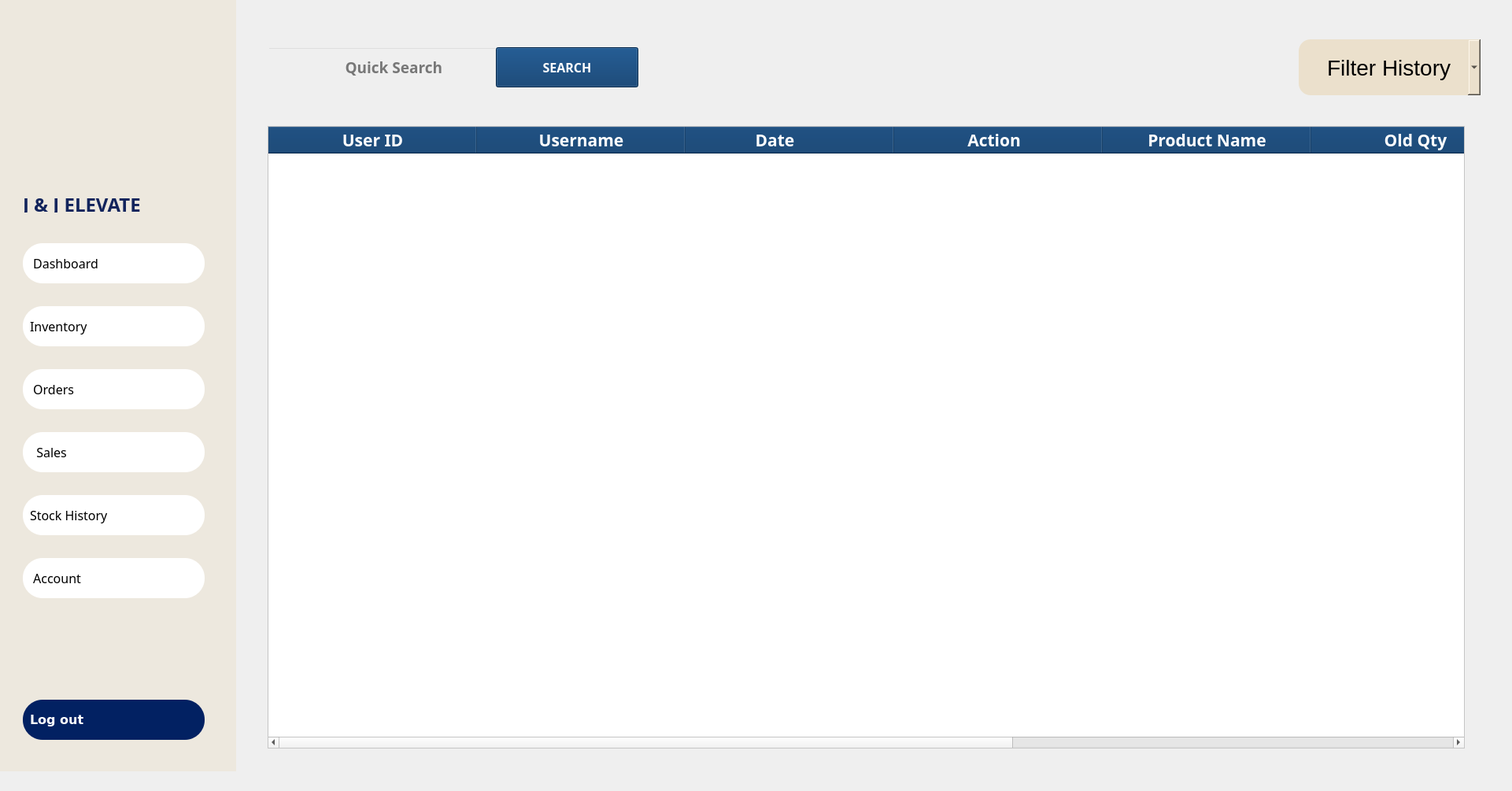
<?xml version="1.0" encoding="UTF-8"?>
<ui version="4.0">
 <class>OWNER_STOCKHISTORY</class>
 <widget class="QWidget" name="OWNER_STOCKHISTORY">
  <property name="geometry">
   <rect>
    <x>0</x>
    <y>0</y>
    <width>1921</width>
    <height>1005</height>
   </rect>
  </property>
  <property name="windowTitle">
   <string>Form</string>
  </property>
  <widget class="QTableWidget" name="tableWidget_StockHistory">
   <property name="geometry">
    <rect>
     <x>340</x>
     <y>160</y>
     <width>1521</width>
     <height>791</height>
    </rect>
   </property>
   <property name="font">
    <font>
     <family>Montserrat SemiBold</family>
     <pointsize>16</pointsize>
     <weight>75</weight>
     <bold>true</bold>
    </font>
   </property>
   <property name="styleSheet">
    <string notr="true">QTableWidget {
    background-color: white;
    gridline-color: lightgray;
}

QHeaderView::section {
    background-color: #003366; /* light pink headers */
    color: #ffffff;
    font-weight: bold;
}
</string>
   </property>
   <attribute name="horizontalHeaderDefaultSectionSize">
    <number>265</number>
   </attribute>
   <column>
    <property name="text">
     <string>User ID</string>
    </property>
    <property name="font">
     <font>
      <family>Montserrat SemiBold</family>
      <pointsize>14</pointsize>
      <weight>75</weight>
      <bold>true</bold>
     </font>
    </property>
   </column>
   <column>
    <property name="text">
     <string>Username</string>
    </property>
    <property name="font">
     <font>
      <family>Montserrat SemiBold</family>
      <pointsize>14</pointsize>
      <weight>75</weight>
      <bold>true</bold>
     </font>
    </property>
   </column>
   <column>
    <property name="text">
     <string>Date       </string>
    </property>
    <property name="font">
     <font>
      <family>Montserrat SemiBold</family>
      <pointsize>14</pointsize>
      <weight>75</weight>
      <bold>true</bold>
     </font>
    </property>
   </column>
   <column>
    <property name="text">
     <string>Action  </string>
    </property>
    <property name="font">
     <font>
      <family>Montserrat SemiBold</family>
      <pointsize>16</pointsize>
      <weight>75</weight>
      <bold>true</bold>
     </font>
    </property>
   </column>
   <column>
    <property name="text">
     <string>Product Name</string>
    </property>
    <property name="font">
     <font>
      <family>Montserrat SemiBold</family>
      <pointsize>16</pointsize>
      <weight>75</weight>
      <bold>true</bold>
     </font>
    </property>
   </column>
   <column>
    <property name="text">
     <string>Old Qty</string>
    </property>
    <property name="font">
     <font>
      <family>Montserrat SemiBold</family>
      <pointsize>16</pointsize>
      <weight>75</weight>
      <bold>true</bold>
     </font>
    </property>
   </column>
   <column>
    <property name="text">
     <string>New Qty</string>
    </property>
    <property name="font">
     <font>
      <family>Montserrat SemiBold</family>
      <pointsize>16</pointsize>
      <weight>75</weight>
      <bold>true</bold>
     </font>
    </property>
   </column>
   <column>
    <property name="text">
     <string>Updated At</string>
    </property>
    <property name="font">
     <font>
      <family>Montserrat SemiBold</family>
      <pointsize>16</pointsize>
      <weight>75</weight>
      <bold>true</bold>
     </font>
    </property>
   </column>
  </widget>
  <widget class="QFrame" name="LeftMenuBar">
   <property name="geometry">
    <rect>
     <x>-1</x>
     <y>-1</y>
     <width>301</width>
     <height>981</height>
    </rect>
   </property>
   <property name="font">
    <font>
     <pointsize>14</pointsize>
    </font>
   </property>
   <property name="styleSheet">
    <string notr="true">background-color: rgba(235, 224, 204, 0.47); /* #ebe0cc with 47% opacity */</string>
   </property>
   <property name="frameShape">
    <enum>QFrame::NoFrame</enum>
   </property>
   <property name="frameShadow">
    <enum>QFrame::Raised</enum>
   </property>
   <widget class="QLabel" name="JJelevate_text">
    <property name="geometry">
     <rect>
      <x>30</x>
      <y>250</y>
      <width>251</width>
      <height>21</height>
     </rect>
    </property>
    <property name="font">
     <font>
      <family>Montserrat ExtraBold</family>
      <pointsize>18</pointsize>
      <weight>75</weight>
      <bold>true</bold>
     </font>
    </property>
    <property name="styleSheet">
     <string notr="true">color: #12245c; 
background: transparent;
</string>
    </property>
    <property name="text">
     <string>J &amp; J ELEVATE</string>
    </property>
    <property name="scaledContents">
     <bool>true</bool>
    </property>
   </widget>
   <widget class="QLabel" name="Logo">
    <property name="geometry">
     <rect>
      <x>30</x>
      <y>50</y>
      <width>241</width>
      <height>171</height>
     </rect>
    </property>
    <property name="styleSheet">
     <string notr="true">background: transparent;</string>
    </property>
    <property name="text">
     <string/>
    </property>
    <property name="pixmap">
     <pixmap>../../../../Documents/assets/images/JJLOGO.png</pixmap>
    </property>
    <property name="scaledContents">
     <bool>true</bool>
    </property>
    <property name="alignment">
     <set>Qt::AlignCenter</set>
    </property>
   </widget>
   <widget class="QPushButton" name="pushButton_Dashboard">
    <property name="geometry">
     <rect>
      <x>30</x>
      <y>310</y>
      <width>231</width>
      <height>51</height>
     </rect>
    </property>
    <property name="font">
     <font>
      <family>Montserrat Medium</family>
      <pointsize>12</pointsize>
      <weight>50</weight>
      <italic>false</italic>
      <bold>false</bold>
     </font>
    </property>
    <property name="styleSheet">
     <string notr="true">QPushButton {
    background-color: white;
    color: black;
    border-radius: 25px;
    padding: 9px;
text-align: left;
}
QPushButton:hover {
    background-color:#c25b55;
color:black;
font-weight: 700;
}
QPushButton#activeButton {
    background-color:#c25b55;
color:black;
font-weight: 700;
}
</string>
    </property>
    <property name="text">
     <string> Dashboard   </string>
    </property>
    <property name="icon">
     <iconset>
      <normaloff>../../../../Documents/assets/images/dashboard_icon.svg</normaloff>../../../../Documents/assets/images/dashboard_icon.svg</iconset>
    </property>
    <property name="iconSize">
     <size>
      <width>40</width>
      <height>40</height>
     </size>
    </property>
   </widget>
   <widget class="QPushButton" name="pushButton_Inventory">
    <property name="geometry">
     <rect>
      <x>30</x>
      <y>390</y>
      <width>231</width>
      <height>51</height>
     </rect>
    </property>
    <property name="font">
     <font>
      <family>Montserrat Medium</family>
      <pointsize>12</pointsize>
     </font>
    </property>
    <property name="styleSheet">
     <string notr="true">QPushButton {
    background-color: white;
    color: black;
    border-radius: 25px;
    padding: 9px;
text-align: left;
}
QPushButton:hover {
    background-color:#c25b55;
color:black;
font-weight: 700;
}
QPushButton#activeButton {
    background-color:#c25b55;
color:black;
font-weight: 700;
}
</string>
    </property>
    <property name="text">
     <string>Inventory</string>
    </property>
    <property name="icon">
     <iconset>
      <normaloff>../../../../Documents/assets/images/inventory_icon.svg</normaloff>../../../../Documents/assets/images/inventory_icon.svg</iconset>
    </property>
    <property name="iconSize">
     <size>
      <width>50</width>
      <height>45</height>
     </size>
    </property>
   </widget>
   <widget class="QPushButton" name="pushButton_Orders">
    <property name="geometry">
     <rect>
      <x>30</x>
      <y>470</y>
      <width>231</width>
      <height>51</height>
     </rect>
    </property>
    <property name="font">
     <font>
      <family>Montserrat Medium</family>
      <pointsize>12</pointsize>
     </font>
    </property>
    <property name="styleSheet">
     <string notr="true">QPushButton {
    background-color: white;
    color: black;
    border-radius: 25px;
    padding: 9px;
text-align: left;
}
QPushButton:hover {
    background-color:#c25b55;
color:black;
font-weight: 700;
}
QPushButton#activeButton {
    background-color:#c25b55;
color:black;
font-weight: 700;
}
</string>
    </property>
    <property name="text">
     <string> Orders</string>
    </property>
    <property name="icon">
     <iconset>
      <normaloff>../../../../Documents/assets/images/orders_icon.svg</normaloff>../../../../Documents/assets/images/orders_icon.svg</iconset>
    </property>
    <property name="iconSize">
     <size>
      <width>46</width>
      <height>42</height>
     </size>
    </property>
   </widget>
   <widget class="QPushButton" name="pushButton_Sales">
    <property name="geometry">
     <rect>
      <x>30</x>
      <y>550</y>
      <width>231</width>
      <height>51</height>
     </rect>
    </property>
    <property name="font">
     <font>
      <family>Montserrat Medium</family>
      <pointsize>12</pointsize>
     </font>
    </property>
    <property name="styleSheet">
     <string notr="true">QPushButton {
    background-color: white;
    color: black;
    border-radius: 25px;
    padding: 9px;
text-align: left;
}
QPushButton:hover {
    background-color:#c25b55;
color:black;
font-weight: 700;
}
QPushButton#activeButton {
    background-color:#c25b55;
color:black;
font-weight: 700;
}
</string>
    </property>
    <property name="text">
     <string>  Sales</string>
    </property>
    <property name="icon">
     <iconset>
      <normaloff>../../../../Documents/assets/images/sales_icon.svg</normaloff>../../../../Documents/assets/images/sales_icon.svg</iconset>
    </property>
    <property name="iconSize">
     <size>
      <width>35</width>
      <height>35</height>
     </size>
    </property>
   </widget>
   <widget class="QPushButton" name="pushButton_Account">
    <property name="geometry">
     <rect>
      <x>30</x>
      <y>710</y>
      <width>231</width>
      <height>51</height>
     </rect>
    </property>
    <property name="font">
     <font>
      <family>Montserrat Medium</family>
      <pointsize>12</pointsize>
     </font>
    </property>
    <property name="styleSheet">
     <string notr="true">QPushButton {
    background-color: white;
    color: black;
    border-radius: 25px;
    padding: 9px;
text-align: left;
}
QPushButton:hover {
    background-color:#c25b55;
color:black;
font-weight: 700;
}
QPushButton#activeButton {
    background-color:#c25b55;
color:black;
font-weight: 700;
}
</string>
    </property>
    <property name="text">
     <string> Account     </string>
    </property>
    <property name="icon">
     <iconset>
      <normaloff>../../../../Documents/assets/images/account_icon.svg</normaloff>../../../../Documents/assets/images/account_icon.svg</iconset>
    </property>
    <property name="iconSize">
     <size>
      <width>48</width>
      <height>48</height>
     </size>
    </property>
   </widget>
   <widget class="QPushButton" name="pushButton_LogOut">
    <property name="geometry">
     <rect>
      <x>30</x>
      <y>890</y>
      <width>231</width>
      <height>51</height>
     </rect>
    </property>
    <property name="font">
     <font>
      <family>Verdana</family>
      <pointsize>12</pointsize>
      <weight>87</weight>
      <bold>true</bold>
     </font>
    </property>
    <property name="styleSheet">
     <string notr="true">QPushButton {
    background-color:#022162;
color:white;
font-weight: 700;
    border-radius: 25px;
    padding: 9px;
font-size: 14;
text-align: left;
}</string>
    </property>
    <property name="text">
     <string>Log out</string>
    </property>
    <property name="icon">
     <iconset>
      <normaloff>../../../../Documents/assets/images/WHITElogout_icon.svg</normaloff>../../../../Documents/assets/images/WHITElogout_icon.svg</iconset>
    </property>
    <property name="iconSize">
     <size>
      <width>38</width>
      <height>38</height>
     </size>
    </property>
   </widget>
   <widget class="QPushButton" name="pushButton_Stock_History">
    <property name="geometry">
     <rect>
      <x>30</x>
      <y>630</y>
      <width>231</width>
      <height>51</height>
     </rect>
    </property>
    <property name="font">
     <font>
      <family>Montserrat Medium</family>
      <pointsize>12</pointsize>
     </font>
    </property>
    <property name="styleSheet">
     <string notr="true">QPushButton {
    background-color: white;
    color: black;
    border-radius: 25px;
    padding: 9px;
text-align: left;
}
QPushButton:hover {
    background-color:#c25b55;
color:black;
font-weight: 700;
}
QPushButton#activeButton {
    background-color:#c25b55;
color:black;
font-weight: 700;
}
</string>
    </property>
    <property name="text">
     <string>Stock History</string>
    </property>
    <property name="icon">
     <iconset>
      <normaloff>../../../../Documents/assets/images/inventory_icon.svg</normaloff>../../../../Documents/assets/images/inventory_icon.svg</iconset>
    </property>
    <property name="iconSize">
     <size>
      <width>50</width>
      <height>45</height>
     </size>
    </property>
   </widget>
  </widget>
  <widget class="QFrame" name="frame_45">
   <property name="geometry">
    <rect>
     <x>300</x>
     <y>0</y>
     <width>1621</width>
     <height>211</height>
    </rect>
   </property>
   <property name="styleSheet">
    <string notr="true">background: transparent;;</string>
   </property>
   <property name="frameShape">
    <enum>QFrame::StyledPanel</enum>
   </property>
   <property name="frameShadow">
    <enum>QFrame::Raised</enum>
   </property>
   <widget class="QComboBox" name="comboBox_filterStockHistory">
    <property name="geometry">
     <rect>
      <x>1350</x>
      <y>50</y>
      <width>231</width>
      <height>71</height>
     </rect>
    </property>
    <property name="font">
     <font>
      <pointsize>-1</pointsize>
     </font>
    </property>
    <property name="styleSheet">
     <string notr="true">    background-color: #ebe0cc;
    border-radius: 15px;
font-size:28px;
text-align: center;</string>
    </property>
    <property name="currentText">
     <string>    Filter History</string>
    </property>
    <item>
     <property name="text">
      <string>    Filter History</string>
     </property>
    </item>
    <item>
     <property name="text">
      <string>Roof</string>
     </property>
    </item>
    <item>
     <property name="text">
      <string>Spandrel</string>
     </property>
    </item>
    <item>
     <property name="text">
      <string>Gutter</string>
     </property>
    </item>
    <item>
     <property name="text">
      <string>Others</string>
     </property>
    </item>
   </widget>
   <widget class="QFrame" name="frame_4">
    <property name="geometry">
     <rect>
      <x>30</x>
      <y>50</y>
      <width>611</width>
      <height>71</height>
     </rect>
    </property>
    <property name="frameShape">
     <enum>QFrame::StyledPanel</enum>
    </property>
    <property name="frameShadow">
     <enum>QFrame::Raised</enum>
    </property>
    <widget class="QLineEdit" name="lineEdit_OWNER_QuickSearch_StockHistory">
     <property name="geometry">
      <rect>
       <x>10</x>
       <y>10</y>
       <width>291</width>
       <height>51</height>
      </rect>
     </property>
     <property name="font">
      <font>
       <family>Montserrat ExtraBold</family>
       <pointsize>14</pointsize>
       <weight>75</weight>
       <bold>true</bold>
      </font>
     </property>
     <property name="styleSheet">
      <string notr="true">
    background-color: transparent;
    color: black;
    padding: 2px;
    text-align: center;



</string>
     </property>
     <property name="alignment">
      <set>Qt::AlignCenter</set>
     </property>
     <property name="placeholderText">
      <string>      Quick Search</string>
     </property>
     <property name="clearButtonEnabled">
      <bool>false</bool>
     </property>
    </widget>
    <widget class="QLabel" name="label_14">
     <property name="geometry">
      <rect>
       <x>10</x>
       <y>10</y>
       <width>71</width>
       <height>51</height>
      </rect>
     </property>
     <property name="styleSheet">
      <string notr="true">background: transparent;
padding: 5;
</string>
     </property>
     <property name="text">
      <string/>
     </property>
     <property name="pixmap">
      <pixmap>../../../../Documents/assets/images/search.png</pixmap>
     </property>
     <property name="scaledContents">
      <bool>true</bool>
     </property>
    </widget>
    <widget class="QPushButton" name="pushButton_SEARCH_StockHistory">
     <property name="geometry">
      <rect>
       <x>300</x>
       <y>10</y>
       <width>181</width>
       <height>51</height>
      </rect>
     </property>
     <property name="font">
      <font>
       <family>Montserrat ExtraBold</family>
       <pointsize>12</pointsize>
       <weight>75</weight>
       <bold>true</bold>
      </font>
     </property>
     <property name="styleSheet">
      <string notr="true">
    background-color: #003366;
    color: white;
    padding: 2px;
    text-align: center;



</string>
     </property>
     <property name="text">
      <string>SEARCH</string>
     </property>
    </widget>
   </widget>
  </widget>
 </widget>
 <resources/>
 <connections/>
</ui>
